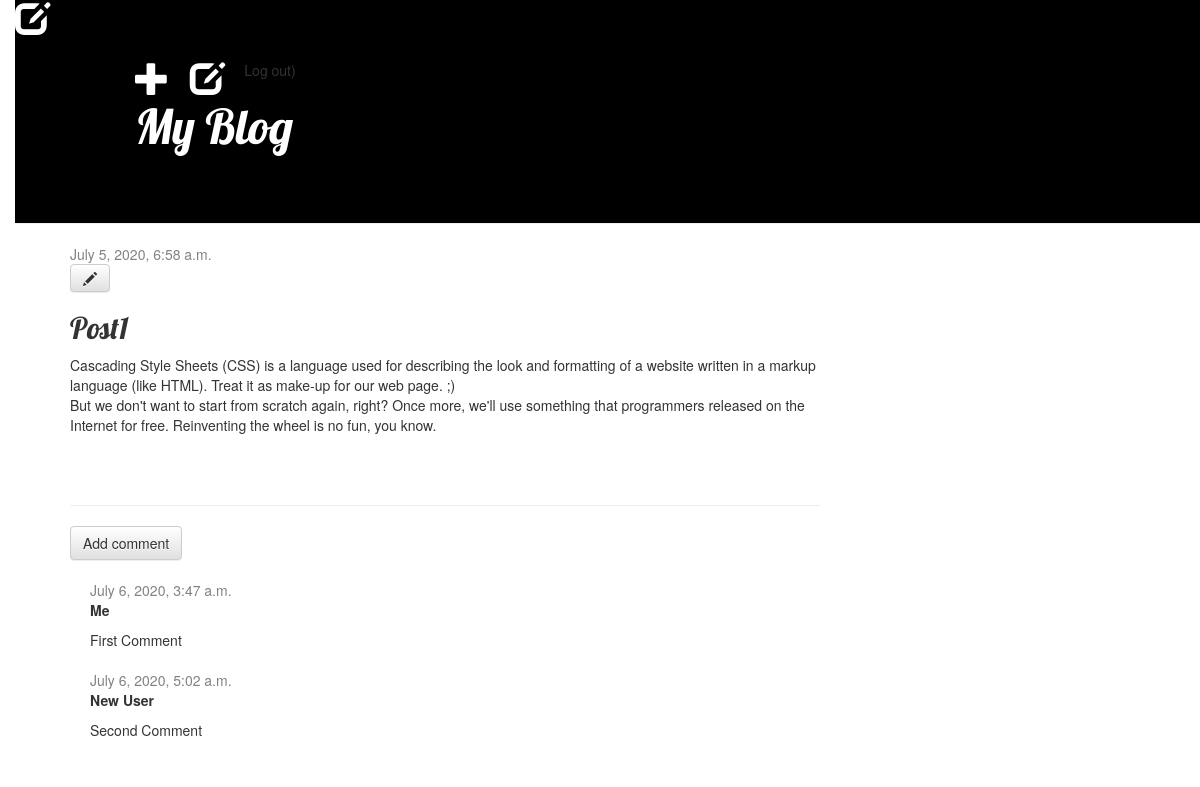
The app's page /post/1 (signed in) with its own data.
### blog/models.py (models this page shows, shortened)
class Post(models.Model):
    author=models.ForeignKey(settings.AUTH_USER_MODEL, on_delete=models.CASCADE)
    title=models.CharField(max_length=200)
    text=models.TextField()
    created_date=models.DateTimeField(default=timezone.now)
    published_date=models.DateTimeField(blank=True, null=True)

class Comment(models.Model):
    post=models.ForeignKey('blog.Post', on_delete=models.CASCADE, related_name='comments')
    author=models.CharField(max_length=200)
    text=models.TextField()
    created_date=models.DateTimeField(default=timezone.now())
    approved_comment=models.BooleanField(default=False)

### blog/views.py (the view)
# urls.py: path('post/<int:pk>', views.post_detail, name='post_detail'),
def post_detail(request, pk):
    post=get_object_or_404(Post, pk=pk)
    return render(request, 'blog/post_detail.html', {'post': post})

### blog/templates/blog/post_detail.html (shortened to what this page needs)
{% extends 'blog/base.html' %}
{% block content %}
    <div class="post">
        {% if post.published_date %}
            <div class="date">
                {{ post.published_date }}
            </div>
        {% else %}
            <a class="btn btn-default" href="{% url 'post_publish' pk=post.pk %}">Publish</a>
            <a class="btn btn-default" href="{% url 'post_remove' pk=post.pk %}"><span class="glyphicon glyphicon-remove"></span></a>
        {% endif %}
        {% if user.is_authenticated %}
        <a class="btn btn-default" href="{% url 'post_edit' pk=post.pk %}"><span class="glyphicon glyphicon-pencil"></span></a>
        {% endif %}
        <h2>{{ post.title }}</h2>
        <p>{{ post.text|linebreaksbr }}</p>
    </div>
    <hr>
    <a class="btn btn-default" href="{% url 'add_comment_to_post' pk=post.pk %}">Add comment</a>
    {% for comment in post.comments.all %}
        {% if user.is_authenticated or comment.approved_comment %}
        <div class="comment">
            <div class="date">
                {{ comment.created_date }}
            </div>
            <strong>{{ comment.author }}</strong>
            <p>{{ comment.text|linebreaks }}</p>
        </div>
        {% endif %}
    {% empty %}
        <p>No comments here yet</p>
    {% endfor %}
{% endblock %}

### blog/static/css/blog.css (style rules this page uses)
body { padding-left: 15px; }
h1, h2, h3, h4 { font-family: 'Lobster', cursive; }
.date { color: #828282; }
.post { margin-bottom: 70px; }
.comment { margin: 20px 0px 20px 20px; }

### records on screen
Post: published_date "July 5, 2020, 6:58 a.m.", title "Post1", text "Cascading Style Sheets (CSS) is a language used for describing the look and formatting of a website written in a markup language (like HTML). Treat it as make-up for our web page. ;) But we don't want to start from scratch again, right? Once more, we'll use something that programmers released on the Internet for free. Reinventing the wheel is no fun, you know."
Comment: created_date "July 6, 2020, 3:47 a.m.", author "Me", text "First Comment"
Comment: created_date "July 6, 2020, 5:02 a.m.", author "New User", text "Second Comment"
